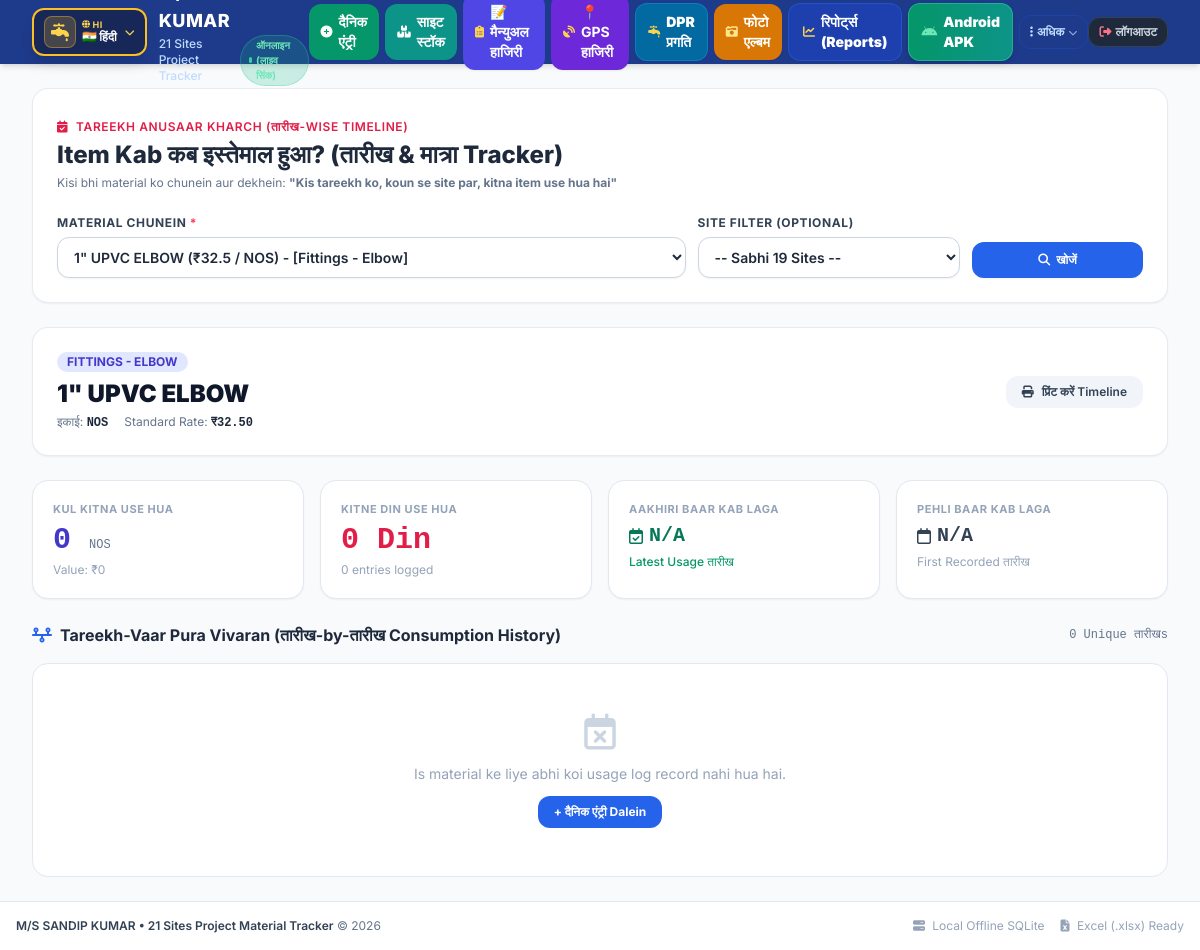
Screenshot of /item-history with the database file from the repository.
### tables this page shows
CREATE TABLE materials (
        id INTEGER PRIMARY KEY AUTOINCREMENT,
        name TEXT UNIQUE NOT NULL,
        unit TEXT NOT NULL,
        rate REAL DEFAULT 0.0,
        category TEXT,
        created_at TIMESTAMP DEFAULT CURRENT_TIMESTAMP
    , image_url TEXT);

### app.py (the view)
@app.route("/item-history")
def item_history():
    is_owner = session.get("is_owner", False)
    user_site_id = session.get("site_id")
    materials = database.get_all_materials()
    sites = database.get_all_sites()
    mat_id_arg = request.args.get("material_id", type=int)
    site_id_arg = request.args.get("site_id", type=int)
    if not is_owner and user_site_id:
        site_id_arg = int(user_site_id)
        sites = [s for s in sites if s["id"] == int(user_site_id)]
    selected_mat_id = mat_id_arg if mat_id_arg else (materials[0]["id"] if materials else None)
    selected_material = database.get_material_by_id(selected_mat_id) if selected_mat_id else None
    selected_site = database.get_site_by_id(site_id_arg) if site_id_arg else None
    history_data = database.get_item_date_timeline(selected_mat_id, site_id=site_id_arg) if selected_mat_id else None
    return render_template(
        "item_history.html",
        materials=materials,
        sites=sites,
        selected_mat_id=selected_mat_id,
        selected_material=selected_material,
        selected_site_id=site_id_arg,
        selected_site=selected_site,
        history=history_data
    )

### app.py (called while the page is built)
@app.context_processor
def inject_common():
    return {
        "current_date": (datetime.datetime.utcnow() + datetime.timedelta(hours=5, minutes=30)).strftime("%Y-%m-%d"),
        "now_year": (datetime.datetime.utcnow() + datetime.timedelta(hours=5, minutes=30)).year,
        "user_role": session.get("role", "guest"),
        "user_name": session.get("worker_name", ""),
        "user_site_id": session.get("site_id", None),
        "user_site_name": session.get("site_name", ""),
        "all_sites_list": database.get_all_sites(),
        "is_owner": session.get("is_owner", False) or session.get("role") == "owner"
    }

@app.after_request
def add_cors_headers(response):
    response.headers["Access-Control-Allow-Origin"] = "*"
    response.headers["Access-Control-Allow-Methods"] = "GET, POST, OPTIONS, PUT, DELETE"
    response.headers["Access-Control-Allow-Headers"] = "Content-Type, X-Admin-PIN"
    if "text/html" in response.headers.get("Content-Type", ""):
        response.headers["Cache-Control"] = "no-cache, no-store, must-revalidate"
        response.headers["Pragma"] = "no-cache"
        response.headers["Expires"] = "0"
    return response

### database.py (called while the page is built)
def get_db():
    conn = sqlite3.connect(DB_PATH, timeout=60.0)
    conn.row_factory = sqlite3.Row
    try:
        conn.execute("PRAGMA journal_mode=WAL;")
        conn.execute("PRAGMA busy_timeout=60000;")
        conn.execute("PRAGMA synchronous=NORMAL;")
    except Exception:
        pass
    return conn

def get_all_sites():
    conn = get_db()
    cursor = conn.cursor()
    cursor.execute("SELECT * FROM sites ORDER BY id ASC")
    sites = [dict(row) for row in cursor.fetchall()]
    conn.close()
    return sites

def get_all_materials():
    conn = get_db()
    cursor = conn.cursor()
    cursor.execute("SELECT * FROM materials ORDER BY name ASC")
    materials = [dict(row) for row in cursor.fetchall()]
    conn.close()
    return materials

def get_material_by_id(material_id):
    conn = get_db()
    cursor = conn.cursor()
    cursor.execute("SELECT * FROM materials WHERE id = ?", (material_id,))
    mat = cursor.fetchone()
    conn.close()
    return dict(mat) if mat else None

### templates/item_history.html (shortened to what this page needs)
{% extends "base.html" %}
{% block content %}
<div class="space-y-6">
    <div class="bg-white rounded-2xl p-6 border border-slate-200/80 shadow-sm no-print space-y-4">
        <div>
            <div class="inline-flex items-center gap-2 text-xs font-semibold text-rose-600 uppercase tracking-wider mb-1">
                <i class="fa-solid fa-calendar-check"></i> Tareekh Anusaar Kharch (Date-wise Timeline)
            </div>
            <h1 class="text-2xl font-extrabold text-slate-800">Item Kab Kab Use Hua? (Date & Quantity Tracker)</h1>
            <p class="text-xs text-slate-500 mt-1">
                Kisi bhi material ko chunein aur dekhein: <strong>"Kis tareekh ko, koun se site par, kitna item use hua hai"</strong>
            </p>
        </div>
        <form method="GET" action="{{ url_for('item_history') }}" class="grid grid-cols-1 md:grid-cols-12 gap-3 items-end pt-2">
            <div class="md:col-span-7">
                <label class="block text-xs font-bold text-slate-700 uppercase tracking-wider mb-1.5">
                    Material Chunein <span class="text-rose-500">*</span>
                </label>
                <select name="material_id" onchange="this.form.submit()" class="w-full rounded-xl border border-slate-300 bg-white py-2.5 px-3 text-sm font-semibold text-slate-800 focus:border-blue-500 focus:ring-blue-500 shadow-sm">
                    {% for m in materials %}
                    <option value="{{ m.id }}" {% if m.id == selected_mat_id %}selected{% endif %}>
                        {{ m.name }} (₹{{ m.rate }} / {{ m.unit }}) - [{{ m.category }}]
                    </option>
                    {% endfor %}
                </select>
            </div>
            <div class="md:col-span-3">
                <label class="block text-xs font-bold text-slate-700 uppercase tracking-wider mb-1.5">
                    Site Filter (Optional)
                </label>
                <select name="site_id" onchange="this.form.submit()" class="w-full rounded-xl border border-slate-300 bg-white py-2.5 px-3 text-sm font-semibold text-slate-800 focus:border-blue-500 focus:ring-blue-500 shadow-sm">
                    <option value="">-- Sabhi 19 Sites --</option>
                </select>
            </div>
            <div class="md:col-span-2 flex items-center gap-2">
                <button type="submit" class="w-full py-2.5 px-4 rounded-xl bg-blue-600 hover:bg-blue-500 text-white text-xs font-bold shadow-sm transition flex items-center justify-center gap-1.5">
                    <i class="fa-solid fa-magnifying-glass"></i> Search
                </button>
            </div>
        </form>
    </div>
    {% if selected_material %}
    <div class="bg-white rounded-2xl p-6 border border-slate-200/80 shadow-sm flex flex-col md:flex-row md:items-center justify-between gap-4">
        <div>
            <div class="flex items-center gap-2">
                <span class="px-2.5 py-0.5 rounded-full bg-indigo-100 text-indigo-700 text-xs font-bold uppercase">{{ selected_material.category }}</span>
            </div>
            <h2 class="text-2xl font-black text-slate-900 mt-1.5">{{ selected_material.name }}</h2>
            <div class="flex items-center gap-4 text-xs text-slate-500 mt-1">
                <span>Unit: <strong class="text-slate-800 font-mono">{{ selected_material.unit }}</strong></span>
                <span>Standard Rate: <strong class="text-slate-800 font-mono">₹{{ "{:,.2f}".format(selected_material.rate) }}</strong></span>
            </div>
        </div>
        <button onclick="window.print()" class="px-4 py-2 rounded-xl bg-slate-100 hover:bg-slate-200 text-slate-700 text-xs font-semibold transition flex items-center gap-2 no-print self-start md:self-auto">
            <i class="fa-solid fa-print"></i> Print Timeline
        </button>
    </div>
    <div class="grid grid-cols-2 lg:grid-cols-4 gap-4">
        <div class="p-5 rounded-2xl bg-white border border-slate-200 shadow-sm">
            <span class="text-[11px] font-bold text-slate-400 uppercase tracking-wider block">Kul Kitna Use Hua</span>
            <p class="text-2xl sm:text-3xl font-black text-indigo-700 mt-1 font-mono">
                {{ history.total_qty }} <span class="text-xs font-normal text-slate-500">{{ selected_material.unit }}</span>
            </p>
            <span class="text-xs text-slate-400 mt-1 block">Value: ₹{{ "{:,.0f}".format(history.total_amount) }}</span>
        </div>
        <div class="p-5 rounded-2xl bg-white border border-slate-200 shadow-sm">
            <span class="text-[11px] font-bold text-slate-400 uppercase tracking-wider block">Kitne Din Use Hua</span>
            <p class="text-2xl sm:text-3xl font-black text-rose-600 mt-1 font-mono">
                {{ history.total_dates_count }} Din
            </p>
            <span class="text-xs text-slate-400 mt-1 block">{{ history.timeline_logs|length }} entries logged</span>
        </div>
        <div class="p-5 rounded-2xl bg-white border border-slate-200 shadow-sm">
            <span class="text-[11px] font-bold text-slate-400 uppercase tracking-wider block">Aakhiri Baar Kab Laga</span>
            <p class="text-lg sm:text-xl font-black text-emerald-700 mt-1 font-mono flex items-center gap-1.5">
                <i class="fa-regular fa-calendar-check text-base"></i>
                {{ history.latest_date or 'N/A' }}
            </p>
            <span class="text-xs text-emerald-600 font-medium mt-1 block">Latest Usage Date</span>
        </div>
        <div class="p-5 rounded-2xl bg-white border border-slate-200 shadow-sm">
            <span class="text-[11px] font-bold text-slate-400 uppercase tracking-wider block">Pehli Baar Kab Laga</span>
            <p class="text-lg sm:text-xl font-black text-slate-700 mt-1 font-mono flex items-center gap-1.5">
                <i class="fa-regular fa-calendar text-base"></i>
                {{ history.earliest_date or 'N/A' }}
            </p>
            <span class="text-xs text-slate-400 mt-1 block">First Recorded Date</span>
        </div>
    </div>
    <div class="space-y-4">
        <div class="flex items-center justify-between">
            <h3 class="text-base font-bold text-slate-800 flex items-center gap-2">
                <i class="fa-solid fa-timeline text-blue-600"></i>
                Tareekh-Vaar Pura Vivaran (Date-by-Date Consumption History)
            </h3>
            <span class="text-xs text-slate-500 font-mono">{{ history.date_cards|length }} Unique Dates</span>
        </div>
        {% if history.date_cards %}
        <div class="space-y-4">
            {% for day in history.date_cards %}
            <div class="bg-white rounded-2xl border border-slate-200/90 shadow-sm overflow-hidden hover:border-blue-300 transition">
                <div class="bg-slate-50 px-5 py-3.5 border-b border-slate-200/80 flex flex-wrap items-center justify-between gap-3">
                    <div class="flex items-center gap-3">
                        <div class="px-3 py-1.5 rounded-xl bg-blue-600 text-white font-mono font-black text-sm flex items-center gap-2 shadow-sm">
                            <i class="fa-regular fa-calendar-days text-blue-200"></i>
                            <span>{{ day.date }}</span>
                        </div>
                        <span class="text-xs text-slate-600 font-medium">
                            Is din kul istemal: <strong class="text-slate-900 font-mono">{{ day.day_qty }} {{ selected_material.unit }}</strong>
                        </span>
                    </div>
                    <div class="text-right">
                        <span class="text-xs font-mono font-bold text-emerald-700">₹{{ "{:,.2f}".format(day.day_amount) }}</span>
                    </div>
                </div>
                <div class="p-4 divide-y divide-slate-100">
                    {% for entry in day.entries %}
                    <div class="py-3 first:pt-0 last:pb-0 flex flex-col md:flex-row md:items-center justify-between gap-3">
                        <div class="flex items-start gap-3">
                            <div class="w-9 h-9 rounded-xl bg-blue-50 text-blue-700 font-mono font-bold text-xs flex items-center justify-center shrink-0 border border-blue-100">
                                {{ entry.site_code }}
                            </div>
                            <div>
                                <h4 class="text-sm font-bold text-slate-800">
                                    <a href="{{ url_for('site_report', site_id=entry.site_id) }}" class="text-blue-700 hover:underline">
                                        {{ entry.site_name }}
                                    </a>
                                </h4>
                                <div class="flex flex-wrap items-center gap-3 text-xs text-slate-500 mt-0.5">
                                    <span><i class="fa-solid fa-user-shield text-slate-400 mr-1"></i> Supervisor: <strong>{{ entry.entered_by or entry.site_supervisor or 'N/A' }}</strong></span>
                                    {% if entry.site_contact %}
                                    <span><i class="fa-solid fa-phone text-slate-400 mr-1"></i> {{ entry.site_contact }}</span>
                                    {% endif %}
                                </div>
                                {% if entry.purpose %}
                                <div class="text-xs text-slate-600 mt-1 flex items-center gap-1.5">
                                    <span class="px-1.5 py-0.5 rounded bg-slate-100 text-slate-600 text-[10px] font-semibold uppercase">Kaam</span>
                                    <span>{{ entry.purpose }}</span>
                                </div>
                                {% endif %}
                                {% if entry.remarks %}
                                <div class="text-[11px] text-slate-400 italic mt-0.5">{{ entry.remarks }}</div>
                                {% endif %}
                            </div>
                        </div>
                        <div class="flex items-center gap-6 self-end md:self-auto shrink-0 bg-slate-50/70 p-2.5 rounded-xl border border-slate-100">
                            <div>
                                <span class="text-[10px] font-bold text-slate-400 uppercase tracking-wider block">Quantity Used</span>
                                <span class="text-base font-black text-indigo-700 font-mono">
                                    {{ entry.quantity }} <span class="text-xs font-normal text-slate-500">{{ selected_material.unit }}</span>
                                </span>
                            </div>
                            <div class="border-l border-slate-200 pl-4 text-right">
                                <span class="text-[10px] font-bold text-slate-400 uppercase tracking-wider block">Rate & Amount</span>
                                <span class="text-xs font-mono text-slate-500 block">@ ₹{{ entry.rate }}</span>
                                <span class="text-sm font-bold text-emerald-700 font-mono">₹{{ "{:,.2f}".format(entry.total_amount) }}</span>
                            </div>
                        </div>
                    </div>
                    {% endfor %}
                </div>
            </div>
            {% endfor %}
        </div>
        {% else %}
        <div class="bg-white rounded-2xl p-12 text-center border border-slate-200 text-slate-400">
            <i class="fa-regular fa-calendar-xmark text-4xl mb-3 text-slate-300"></i>
            <p class="text-sm">Is material ke liye abhi koi usage log record nahi hua hai.</p>
            <a href="{{ url_for('daily_entry') }}" class="inline-block mt-3 px-4 py-2 rounded-xl bg-blue-600 text-white text-xs font-bold hover:bg-blue-500 transition">
                + Roj Ka Entry Dalein
            </a>
        </div>
        {% endif %}
    </div>
    {% endif %}
</div>
{% endblock %}

### templates/base.html (style rules this page uses)
html { overflow-x: hidden; overflow-y: auto; -webkit-text-size-adjust: 100%; text-size-adjust: 100%; -webkit-overflow-scrolling: touch; }
body { min-height: 100vh; overflow-x: hidden; overflow-y: visible; font-family: 'Inter', sans-serif; -webkit-overflow-scrolling: touch; }

### rows the page displays
materials: category "FITTINGS - ELBOW", name "1\" UPVC ELBOW", unit "NOS", rate "32.50"

### other values shown
{{ history.total_qty }} "0"
{{ "{:,.0f}".format(history.total_amount) }} "0"
{{ history.total_dates_count }} "0"
{{ history.timeline_logs|length }} "0"
{{ history.latest_date or 'N/A' }} "N/A"
{{ history.earliest_date or 'N/A' }} "N/A"
{{ history.date_cards|length }} "0"
form field material_id "1\" UPVC ELBOW (₹32.5 / NOS) - [Fittings - Elbow]"
